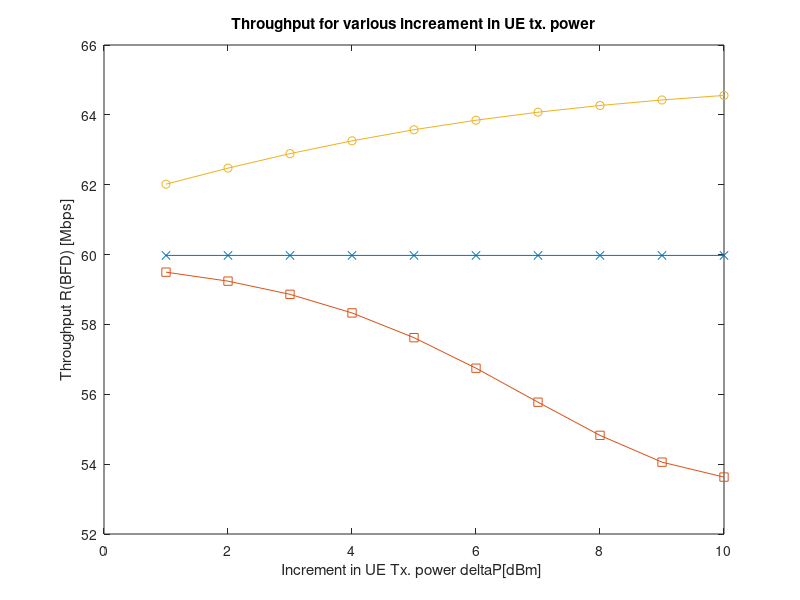

This figure's MATLAB source: (Note: this script raises an error after producing the figure.)
clear all
close all
clc
w=10*10^6;
N0=3.9*10^-21;
% R=0.35;
% PL1= 30.8+24.2*log10(R)+20;
for i=1:10
    Pb=0.1;Gb=10^-11;Gu=Gb;
    Pu=0.01;
    Gub=10^-(102.5/10);
    Gbu=Gub;Ib=0;Iu=0;
    Rul=w*log2(1+((Gub*Pu)/(w*N0+Gb*Pb+Ib)));
    Rdl=w*log2(1+(Gbu*Pb)/(w*N0+Gu*Pu+Iu));
    R1(i)=(Rul+Rdl)/10^6;
end

for i=1:20
    Pb=0.1;Gb=10^-11;Gu=Gb;
    Pu(i)=0.01+10^-3*10^((i-1)/10);
    Gub=10^-(102.5/10);
    Gbu=Gub;Ib=0;Iu=0;
    Ru2(i)=w*log2(1+((Gub*Pu(i))/(w*N0+Gb*Pb+Ib)));
    Rd2(i)=w*log2(1+(Gbu*Pb)/(w*N0+Gu*Pu(i)+Iu));
    R2(i)=(Ru2(i)+Rd2(i))/10^6;
end
rng(92)
 A=randi([-110,-90],1,20);
for i=1:10
    Pb=0.1;Gb=10^-10.5;Gu=Gb;
    for j=1:20
       Gub(j)=10^(A(j)/10);
    if Gub(j)<3.38*10^-10
        Pu(j)=0.01+10^-3*10^((i-1)/10);
    else Pu(j)=0.01;
    end
    Gbu(j)=Gub(j);Ib=0;Iu=0;
    Rul1(i,j)=w*log2(1+((Gub(j)*Pu(j))/(w*N0+Gb*Pb+Ib)));
    Rdl1(i,j)=w*log2(1+(Gbu(j)*Pb)/(w*N0+Gu*Pu(j)+Iu));
    R11(i,j)=(Rul1(i,j)+Rdl1(i,j))/10^6;
    end
    R12=sum(R11,2)/20;
end
R4=flipud(R12);
R3=R2(:,1:2:end);
plot (R1,'-x')
hold on
plot(R3,'-s')
hold on 
plot (R4,'-o')
title('Throughput for various increament in UE tx. power')
xlabel('Increment in UE Tx. power deltaP[dBm] ');
ylabel('Throughput R(BFD) [Mbps]');
legend ('Pue=Pstd','Pue=Pstd+deltaP','proposed TPC',3);
axis ([1 10 53 63]);